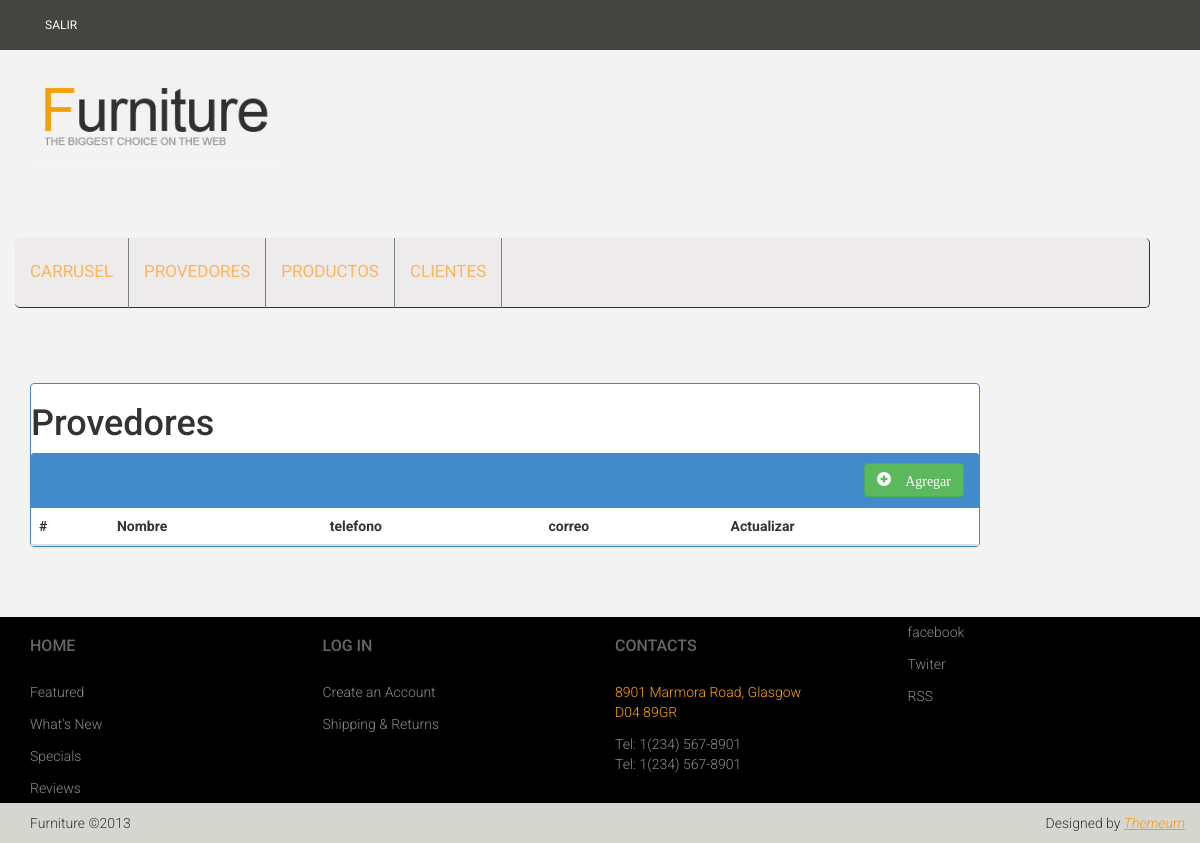
Page /searchProvedor.php on the earlier database version.
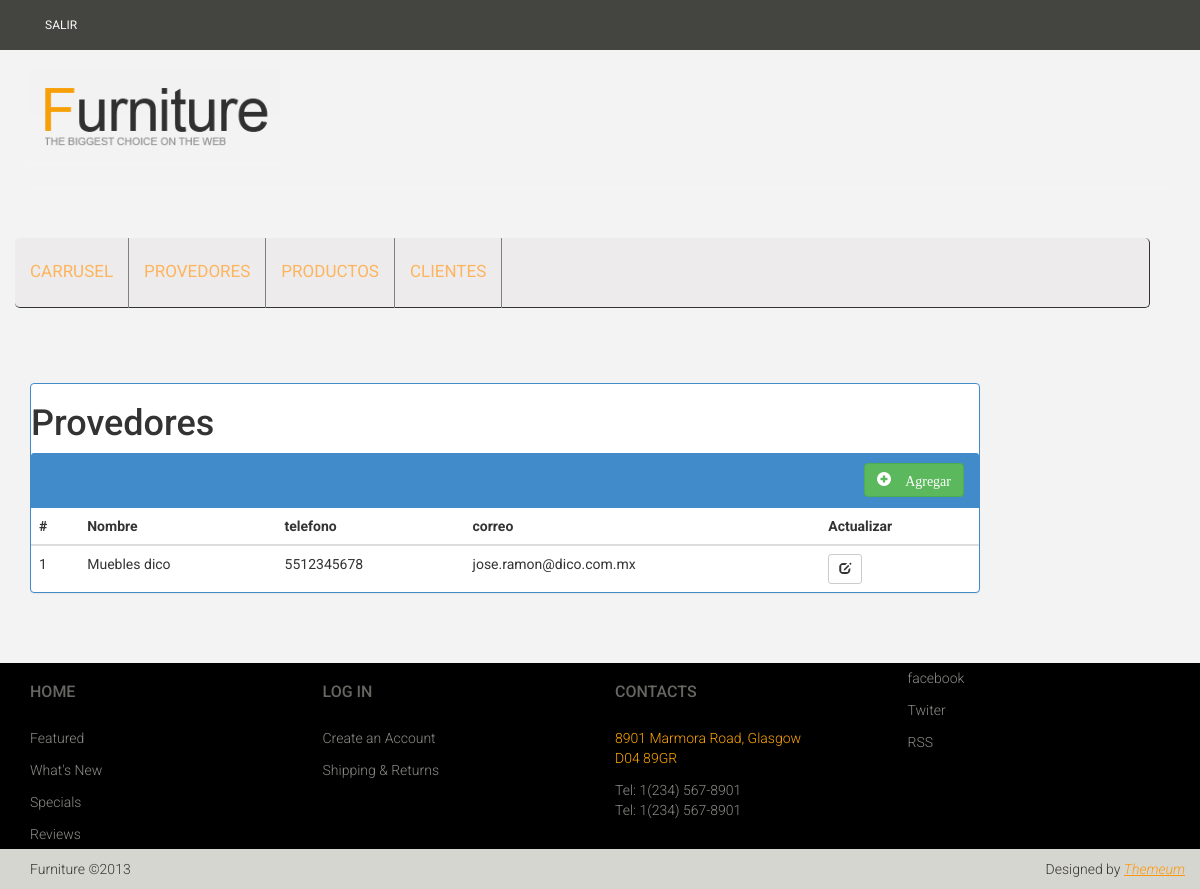
Same page on the later database version.
### tables this page shows
CREATE TABLE `pv_provedor` (
  `id_provedor` int(11) NOT NULL AUTO_INCREMENT,
  `provedor` varchar(45) DEFAULT NULL,
  `contacto` varchar(45) DEFAULT NULL,
  `telefono` varchar(10) DEFAULT NULL,
  `correo` varchar(45) DEFAULT NULL,
  `calle` varchar(45) DEFAULT NULL,
  `no_exterior` int(11) DEFAULT NULL,
  `no_interior` int(11) DEFAULT NULL,
  `id_estado` int(11) NOT NULL,
  `id_municipio` int(11) NOT NULL,
  `id_colonia` varchar(45) DEFAULT NULL,
  `id_cp` int(11) NOT NULL,
  PRIMARY KEY (`id_provedor`),
  KEY `fk_PV_PROVEDOR_PV_ESTADO1_idx` (`id_estado`),
  KEY `fk_PV_PROVEDOR_PV_MUNICIPIO1_idx` (`id_municipio`),
  CONSTRAINT `fk_PV_PROVEDOR_PV_ESTADO1` FOREIGN KEY (`id_estado`) REFERENCES `pv_estado` (`id_estado`) ON DELETE NO ACTION ON UPDATE NO ACTION,
  CONSTRAINT `fk_PV_PROVEDOR_PV_MUNICIPIO1` FOREIGN KEY (`id_municipio`) REFERENCES `pv_municipio` (`id_municipio`) ON DELETE NO ACTION ON UPDATE NO ACTION
);

### consultaProvedores.php (the view)
<?php
  include_once('conexion.php');
$resultado="<div class='row'>
        <div class='panel panel-primary'>
         <h1>Provedores</h1>
            <div class='panel-heading' style='text-align:right;'>
                <a class='btn btn-success' title='Nuevo' href='newProvedor.php'>
                        <span class='glyphicon glyphicon-plus-sign'> Agregar</span>
                </a>
            </div>
                <table class='table'>
                    <thead>
                        <th>#</th>
                        <th>Nombre</th>
                        <th>telefono</th>
                        <th>correo</th>
                        <th>Actualizar</th>
                    </thead>
                    ";
$sql="select * from pv_provedor";
$result = $conn->query($sql) or die("error: " . mysqli_error($conn));
            while($row=$result->fetch_assoc()){
               $resultado.=" <tbody>
                        <tr>
                        	<td>".$row['id_provedor']."</td>
                            <td>".$row['provedor']."</td>
                            <td>".$row['telefono']."</td>
                            <td>".$row['correo']."</td>
                            <td>
                                <a class='btn btn-default btn-sm' title='Modificar Producto' href='consultaProvedor.php?idProvedor=".$row['id_provedor']."'>
                                    <span class='glyphicon glyphicon-edit'></span>
                                </a>
                            </td>
                        </tr>
                    </tbody>
               ";
            }
            $resultado.="</table>
        </div>
    </div>";
 echo $resultado;
?>

Differences in the rows shown:
added pv_provedor: id_provedor "1", provedor "Muebles dico", telefono "5512345678", correo "jose.ramon@dico.com.mx"
